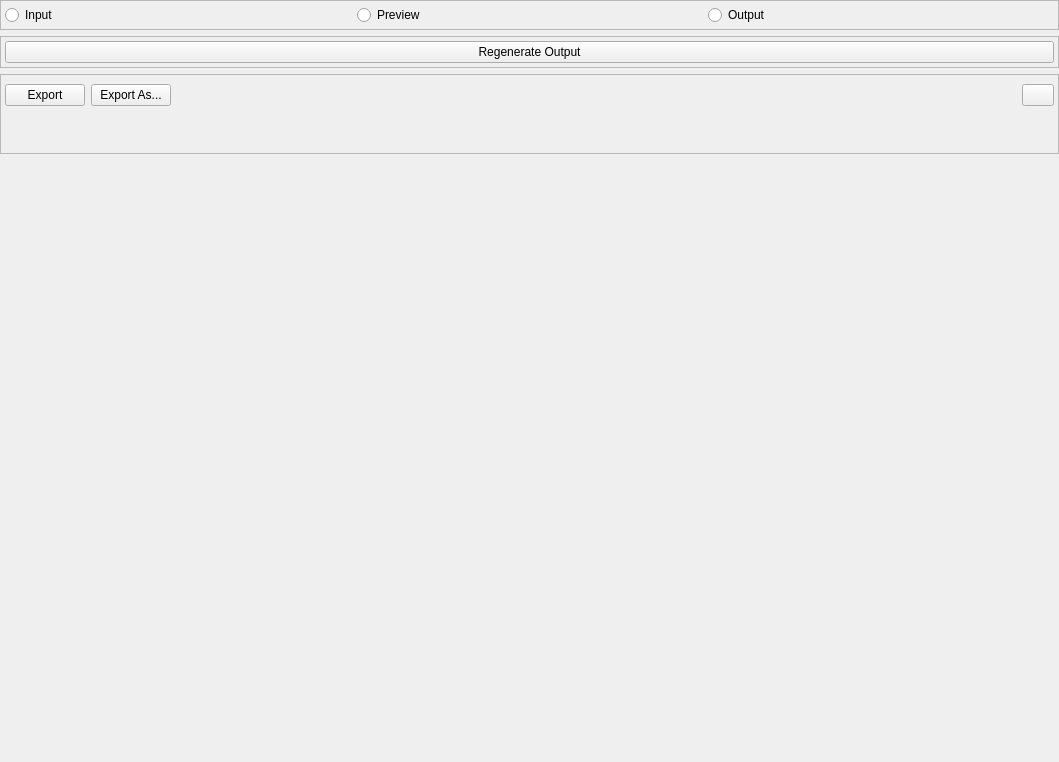
<?xml version="1.0" encoding="UTF-8"?>
<ui version="4.0">
 <class>Form</class>
 <widget class="QWidget" name="Form">
  <property name="geometry">
   <rect>
    <x>0</x>
    <y>0</y>
    <width>1059</width>
    <height>762</height>
   </rect>
  </property>
  <property name="windowTitle">
   <string>Form</string>
  </property>
  <layout class="QGridLayout" name="gridLayout">
   <property name="leftMargin">
    <number>0</number>
   </property>
   <property name="topMargin">
    <number>0</number>
   </property>
   <property name="rightMargin">
    <number>0</number>
   </property>
   <property name="bottomMargin">
    <number>0</number>
   </property>
   <item row="0" column="0">
    <layout class="QVBoxLayout" name="verticalLayout">
     <item>
      <widget class="QFrame" name="frame_2">
       <property name="sizePolicy">
        <sizepolicy hsizetype="Preferred" vsizetype="Minimum">
         <horstretch>0</horstretch>
         <verstretch>0</verstretch>
        </sizepolicy>
       </property>
       <property name="minimumSize">
        <size>
         <width>0</width>
         <height>0</height>
        </size>
       </property>
       <property name="frameShape">
        <enum>QFrame::StyledPanel</enum>
       </property>
       <property name="frameShadow">
        <enum>QFrame::Raised</enum>
       </property>
       <layout class="QGridLayout" name="gridLayout_5">
        <property name="leftMargin">
         <number>4</number>
        </property>
        <property name="topMargin">
         <number>4</number>
        </property>
        <property name="rightMargin">
         <number>4</number>
        </property>
        <property name="bottomMargin">
         <number>4</number>
        </property>
        <item row="0" column="0">
         <layout class="QHBoxLayout" name="horizontalLayout_2">
          <item>
           <widget class="QRadioButton" name="mInputRadio">
            <property name="text">
             <string>Input</string>
            </property>
           </widget>
          </item>
          <item>
           <widget class="QRadioButton" name="mPreviewRadio">
            <property name="text">
             <string>Preview</string>
            </property>
           </widget>
          </item>
          <item>
           <widget class="QRadioButton" name="mOutputRadio">
            <property name="text">
             <string>Output</string>
            </property>
           </widget>
          </item>
         </layout>
        </item>
       </layout>
      </widget>
     </item>
     <item>
      <widget class="QFrame" name="frame_3">
       <property name="sizePolicy">
        <sizepolicy hsizetype="Preferred" vsizetype="Minimum">
         <horstretch>0</horstretch>
         <verstretch>0</verstretch>
        </sizepolicy>
       </property>
       <property name="minimumSize">
        <size>
         <width>0</width>
         <height>0</height>
        </size>
       </property>
       <property name="frameShape">
        <enum>QFrame::StyledPanel</enum>
       </property>
       <property name="frameShadow">
        <enum>QFrame::Raised</enum>
       </property>
       <layout class="QGridLayout" name="gridLayout_2">
        <property name="leftMargin">
         <number>4</number>
        </property>
        <property name="topMargin">
         <number>4</number>
        </property>
        <property name="rightMargin">
         <number>4</number>
        </property>
        <property name="bottomMargin">
         <number>4</number>
        </property>
        <item row="0" column="0">
         <layout class="QVBoxLayout" name="verticalLayout_6">
          <item>
           <widget class="QPushButton" name="mRegenerateButton">
            <property name="text">
             <string>Regenerate Output</string>
            </property>
           </widget>
          </item>
         </layout>
        </item>
       </layout>
      </widget>
     </item>
     <item>
      <widget class="QFrame" name="frame_6">
       <property name="sizePolicy">
        <sizepolicy hsizetype="Preferred" vsizetype="Maximum">
         <horstretch>0</horstretch>
         <verstretch>0</verstretch>
        </sizepolicy>
       </property>
       <property name="minimumSize">
        <size>
         <width>0</width>
         <height>0</height>
        </size>
       </property>
       <property name="frameShape">
        <enum>QFrame::StyledPanel</enum>
       </property>
       <property name="frameShadow">
        <enum>QFrame::Raised</enum>
       </property>
       <layout class="QGridLayout" name="gridLayout_6">
        <property name="leftMargin">
         <number>4</number>
        </property>
        <property name="topMargin">
         <number>4</number>
        </property>
        <property name="rightMargin">
         <number>4</number>
        </property>
        <property name="bottomMargin">
         <number>4</number>
        </property>
        <item row="0" column="0">
         <layout class="QVBoxLayout" name="verticalLayout_4">
          <item>
           <widget class="QFrame" name="frame">
            <property name="sizePolicy">
             <sizepolicy hsizetype="Preferred" vsizetype="Minimum">
              <horstretch>0</horstretch>
              <verstretch>0</verstretch>
             </sizepolicy>
            </property>
            <property name="minimumSize">
             <size>
              <width>0</width>
              <height>32</height>
             </size>
            </property>
            <property name="frameShape">
             <enum>QFrame::NoFrame</enum>
            </property>
            <property name="frameShadow">
             <enum>QFrame::Plain</enum>
            </property>
            <layout class="QGridLayout" name="gridLayout_4">
             <property name="leftMargin">
              <number>0</number>
             </property>
             <property name="topMargin">
              <number>0</number>
             </property>
             <property name="rightMargin">
              <number>0</number>
             </property>
             <property name="bottomMargin">
              <number>0</number>
             </property>
             <item row="0" column="0">
              <layout class="QHBoxLayout" name="horizontalLayout">
               <item>
                <widget class="QPushButton" name="mExportButton">
                 <property name="text">
                  <string>Export</string>
                 </property>
                </widget>
               </item>
               <item>
                <widget class="QPushButton" name="mExportAsButton">
                 <property name="text">
                  <string>Export As...</string>
                 </property>
                </widget>
               </item>
               <item>
                <spacer name="horizontalSpacer">
                 <property name="orientation">
                  <enum>Qt::Horizontal</enum>
                 </property>
                 <property name="sizeHint" stdset="0">
                  <size>
                   <width>40</width>
                   <height>20</height>
                  </size>
                 </property>
                </spacer>
               </item>
               <item>
                <widget class="QPushButton" name="mAddTextureButton">
                 <property name="sizePolicy">
                  <sizepolicy hsizetype="Maximum" vsizetype="Fixed">
                   <horstretch>0</horstretch>
                   <verstretch>0</verstretch>
                  </sizepolicy>
                 </property>
                 <property name="minimumSize">
                  <size>
                   <width>32</width>
                   <height>0</height>
                  </size>
                 </property>
                 <property name="maximumSize">
                  <size>
                   <width>32</width>
                   <height>16777215</height>
                  </size>
                 </property>
                 <property name="text">
                  <string/>
                 </property>
                </widget>
               </item>
              </layout>
             </item>
            </layout>
           </widget>
          </item>
          <item>
           <widget class="QFrame" name="textureFrame">
            <property name="sizePolicy">
             <sizepolicy hsizetype="Preferred" vsizetype="Fixed">
              <horstretch>0</horstretch>
              <verstretch>0</verstretch>
             </sizepolicy>
            </property>
            <property name="minimumSize">
             <size>
              <width>0</width>
              <height>32</height>
             </size>
            </property>
            <property name="frameShape">
             <enum>QFrame::NoFrame</enum>
            </property>
            <property name="frameShadow">
             <enum>QFrame::Plain</enum>
            </property>
            <layout class="QGridLayout" name="gridLayout_7">
             <property name="leftMargin">
              <number>0</number>
             </property>
             <property name="topMargin">
              <number>9</number>
             </property>
             <property name="rightMargin">
              <number>0</number>
             </property>
             <property name="bottomMargin">
              <number>0</number>
             </property>
             <property name="verticalSpacing">
              <number>10</number>
             </property>
             <item row="0" column="0">
              <layout class="QVBoxLayout" name="mTextureFrame"/>
             </item>
            </layout>
           </widget>
          </item>
         </layout>
        </item>
       </layout>
      </widget>
     </item>
     <item>
      <spacer name="verticalSpacer">
       <property name="orientation">
        <enum>Qt::Vertical</enum>
       </property>
       <property name="sizeType">
        <enum>QSizePolicy::Expanding</enum>
       </property>
       <property name="sizeHint" stdset="0">
        <size>
         <width>20</width>
         <height>0</height>
        </size>
       </property>
      </spacer>
     </item>
    </layout>
   </item>
  </layout>
 </widget>
 <resources/>
 <connections/>
</ui>
